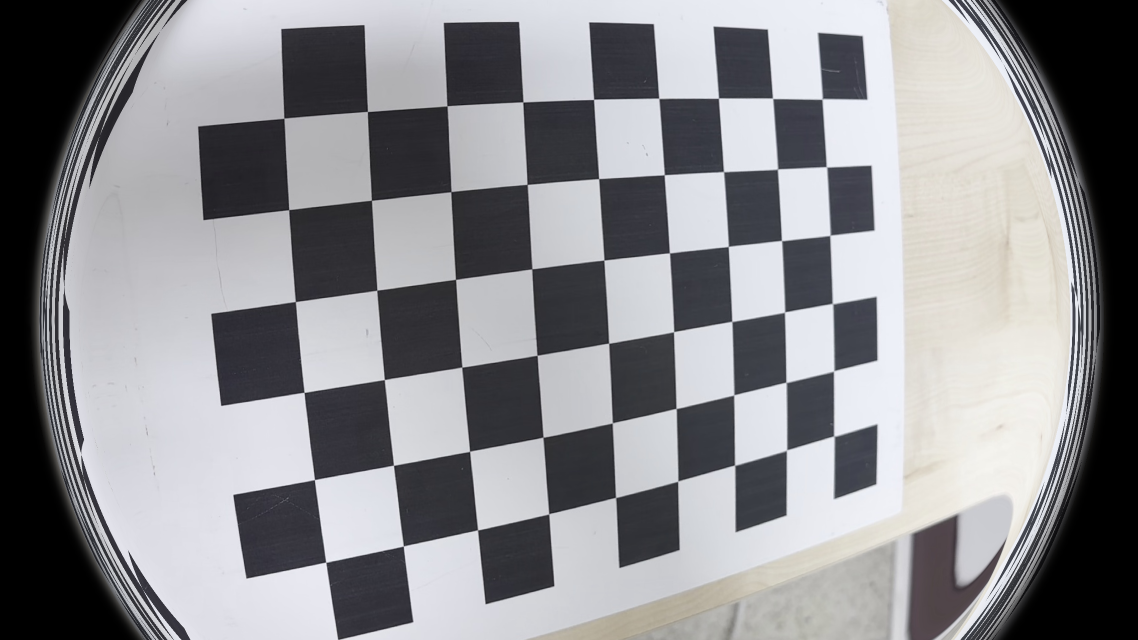
#> input picture image.png, 2276 x 1280 px, given in place of frame_018.jpg, which was not available (shown at 1/2 size)
$ python distortion_correction.py
#> lines starting #> are read from the running program, lines starting #| are printed output that depends on the picture
import cv2
import numpy as np

# 카메라 캘리브레이션 결과
camera_matrix = np.array([[1662.27, 0, 952.06],
                          [0, 1663.99, 542.80],
                          [0, 0, 1]])
dist_coeffs = np.array([0.2060, -0.5026, -0.00009, -0.00277, -0.4573])

# 왜곡된 이미지 경로
input_image_path = "frames/frame_018.jpg"
output_image_path = "corrected_image.png"

# 이미지 읽기
img = cv2.imread(input_image_path)
#> img is the input picture: shape (1280, 2276, 3); mean B, G, R 143.5, 140.2, 140.1
if img is None:
    raise FileNotFoundError(f"이미지를 찾을 수 없습니다: {input_image_path}")

h, w = img.shape[:2]
#> h = 1280; w = 2276

# 새로운 카메라 행렬 계산
new_camera_mtx, roi = cv2.getOptimalNewCameraMatrix(camera_matrix, dist_coeffs, (w, h), 1, (w, h))
#> roi = (115, 54, 2160, 1175)

# 왜곡 보정
undistorted_img = cv2.undistort(img, camera_matrix, dist_coeffs, None, new_camera_mtx)
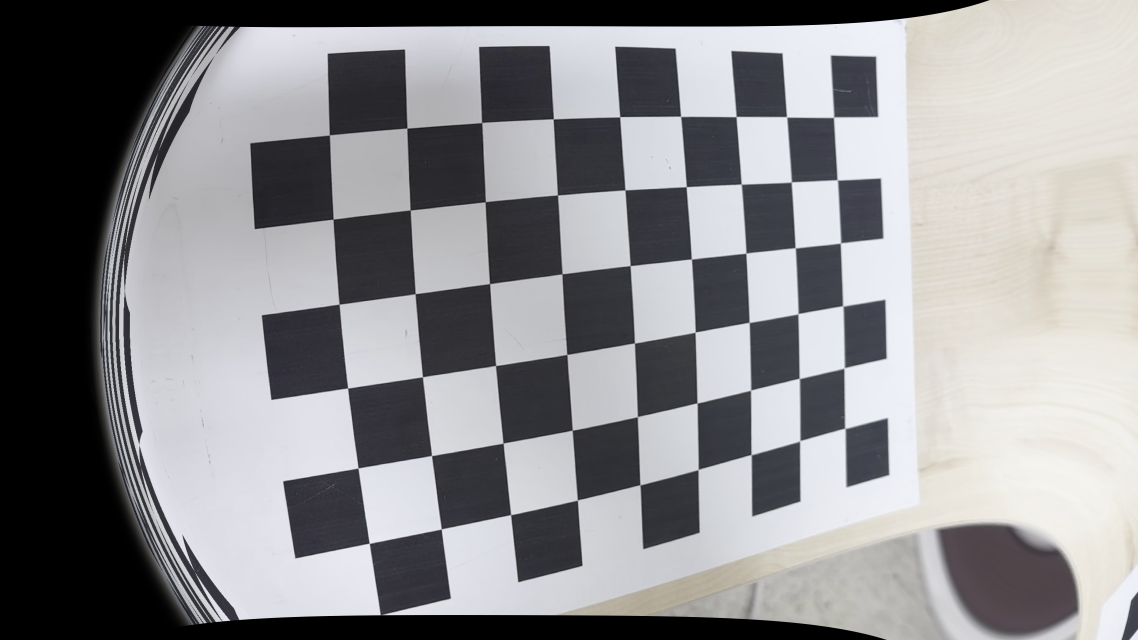
#> undistorted_img: shape (1280, 2276, 3) (shown at 1/2 size); mean B, G, R 142, 139.9, 140.2

# 결과 저장
cv2.imwrite(output_image_path, undistorted_img)
print(f"보정된 이미지가 저장되었습니다: {output_image_path}")

$ run again, on image.jpg
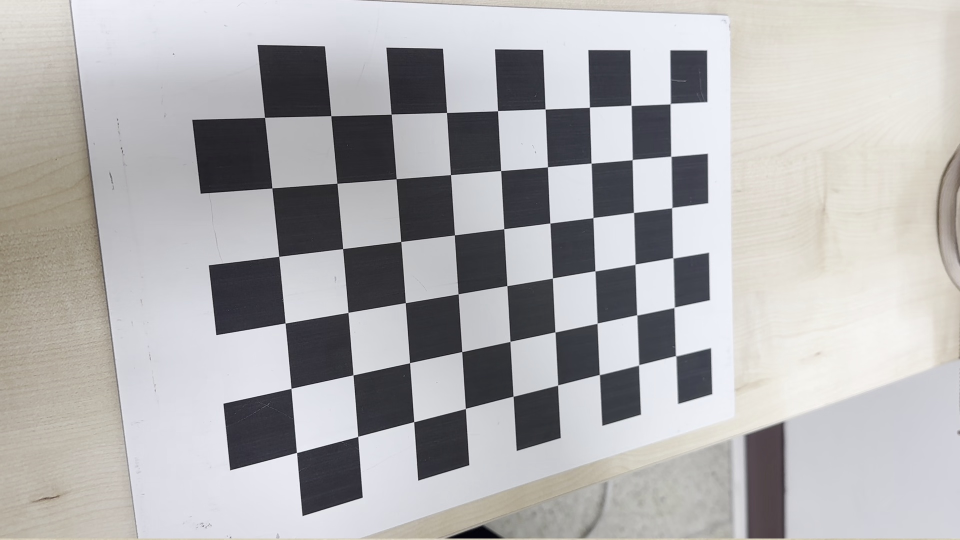
#> input picture image.jpg, 1920 x 1080 px, given in place of frame_018.jpg, which was not available (shown at 1/2 size)
#> img is the input picture: shape (1080, 1920, 3); mean B, G, R 176.5, 175.7, 176.8
#> `undistorted_img = cv2.undistort(img, camera_matrix, dist_coeffs, None,..`:
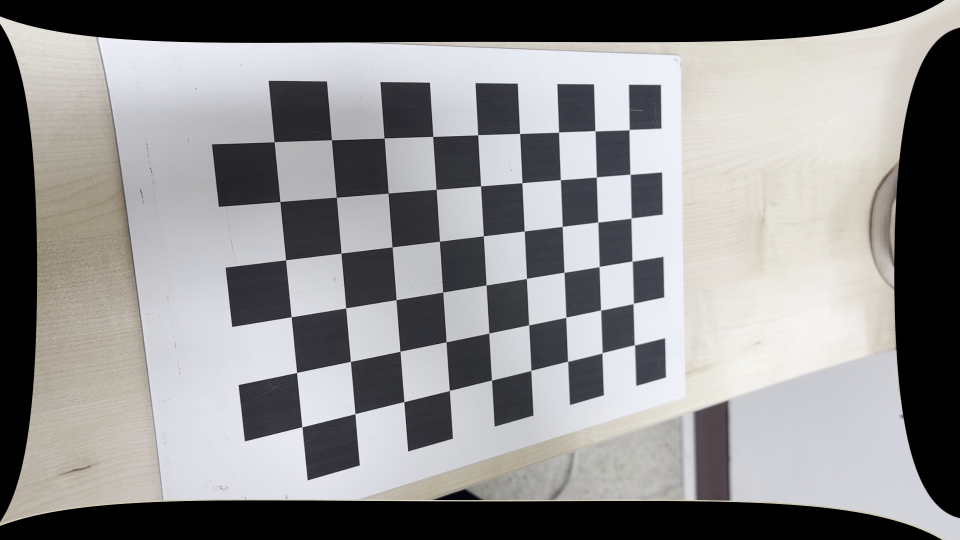
#> undistorted_img: shape (1080, 1920, 3) (shown at 1/2 size); mean B, G, R 140.3, 139.9, 141
